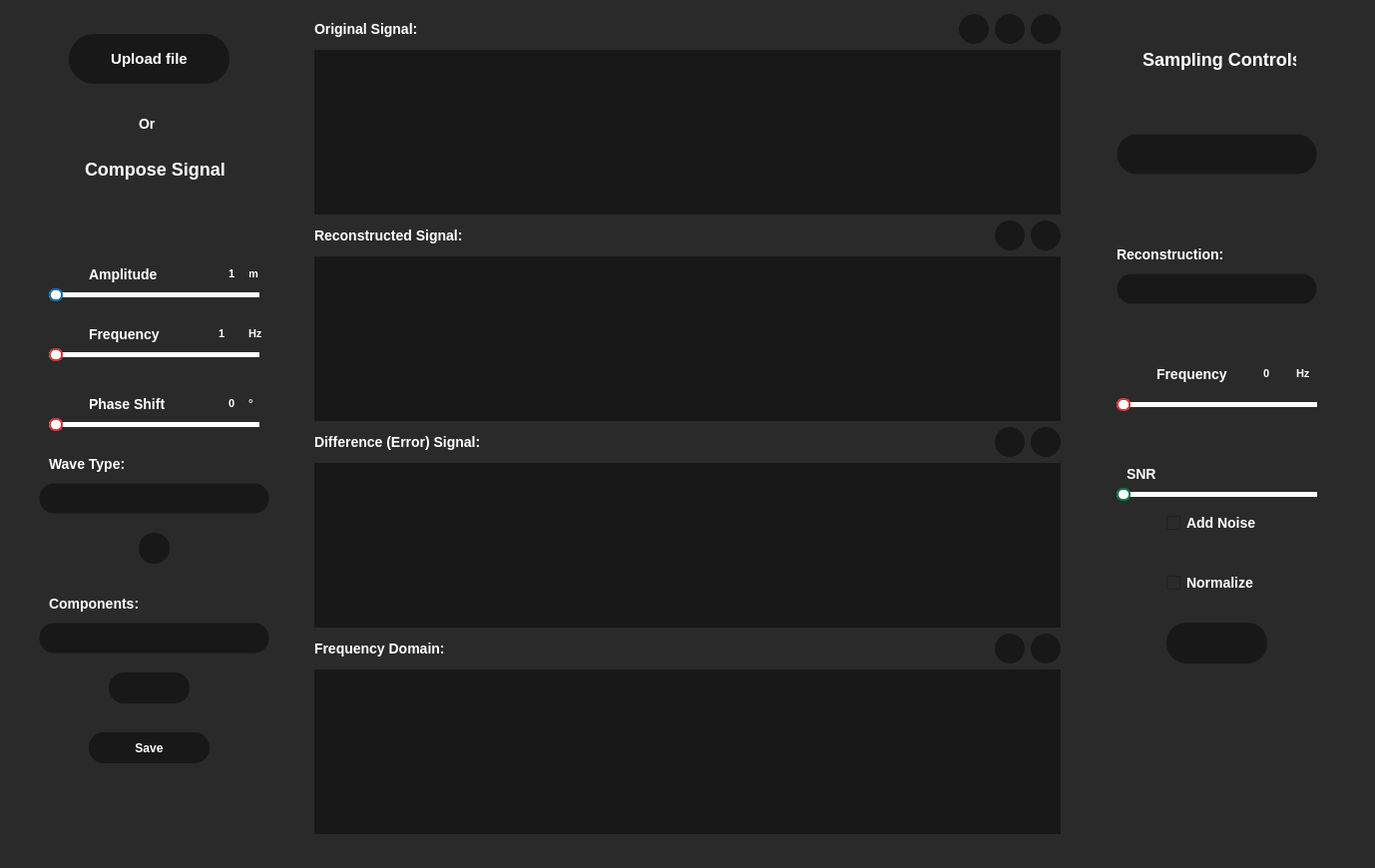
<?xml version="1.0" encoding="UTF-8"?>
<ui version="4.0">
 <class>MainWindow</class>
 <widget class="QMainWindow" name="MainWindow">
  <property name="geometry">
   <rect>
    <x>0</x>
    <y>0</y>
    <width>1378</width>
    <height>870</height>
   </rect>
  </property>
  <property name="minimumSize">
   <size>
    <width>1256</width>
    <height>870</height>
   </size>
  </property>
  <property name="mouseTracking">
   <bool>false</bool>
  </property>
  <property name="windowTitle">
   <string>MainWindow</string>
  </property>
  <property name="windowIcon">
   <iconset>
    <normaloff>C:/Users/habib/.designer/backup/Deliverables/downloads.png</normaloff>C:/Users/habib/.designer/backup/Deliverables/downloads.png</iconset>
  </property>
  <property name="styleSheet">
   <string notr="true">
background-color: rgb(42, 42, 42);</string>
  </property>
  <property name="iconSize">
   <size>
    <width>20</width>
    <height>20</height>
   </size>
  </property>
  <widget class="QWidget" name="centralwidget">
   <layout class="QGridLayout" name="gridLayout_9">
    <item row="1" column="0">
     <layout class="QHBoxLayout" name="horizontalLayout">
      <item>
       <widget class="QWidget" name="compose" native="true">
        <property name="minimumSize">
         <size>
          <width>300</width>
          <height>0</height>
         </size>
        </property>
        <property name="styleSheet">
         <string notr="true"/>
        </property>
        <widget class="QPushButton" name="uploadButton">
         <property name="geometry">
          <rect>
           <x>60</x>
           <y>20</y>
           <width>161</width>
           <height>50</height>
          </rect>
         </property>
         <property name="minimumSize">
          <size>
           <width>150</width>
           <height>50</height>
          </size>
         </property>
         <property name="maximumSize">
          <size>
           <width>2000</width>
           <height>16777215</height>
          </size>
         </property>
         <property name="styleSheet">
          <string notr="true">color: rgb(255, 255, 255);
font-size: 15px;
background-color:rgb(24,24,24);
font-weight:800;
border: 1px;
border-radius: 25px;</string>
         </property>
         <property name="text">
          <string>Upload file</string>
         </property>
         <property name="icon">
          <iconset>
           <normaloff>Deliverables/upload.png</normaloff>Deliverables/upload.png</iconset>
         </property>
         <property name="iconSize">
          <size>
           <width>20</width>
           <height>20</height>
          </size>
         </property>
        </widget>
        <widget class="QLabel" name="label">
         <property name="geometry">
          <rect>
           <x>130</x>
           <y>100</y>
           <width>21</width>
           <height>20</height>
          </rect>
         </property>
         <property name="styleSheet">
          <string notr="true">color:white;
font-size: 14px;
font-weight:600;</string>
         </property>
         <property name="text">
          <string>Or </string>
         </property>
        </widget>
        <widget class="QLabel" name="composeSignal">
         <property name="geometry">
          <rect>
           <x>70</x>
           <y>140</y>
           <width>151</width>
           <height>31</height>
          </rect>
         </property>
         <property name="styleSheet">
          <string notr="true">border: 1px solid transparent;
color:white;
font-size: 18px;
font-weight: 800</string>
         </property>
         <property name="text">
          <string>Compose Signal</string>
         </property>
        </widget>
        <widget class="QSlider" name="frequencyCombobox_3">
         <property name="geometry">
          <rect>
           <x>40</x>
           <y>330</y>
           <width>211</width>
           <height>22</height>
          </rect>
         </property>
         <property name="styleSheet">
          <string notr="true">QSlider {
    border: none;
}
QSlider::groove:horizontal {
    height: 5px;
    background: white;  
    border-radius: 3px;    
}

QSlider::handle:horizontal {
    background: #ffffff;  
    border: 2px solid #cc3c3c;
    width: 10px;
    height: 10px;
    border-radius: 6px;    
    margin: -4px 0;       
}
</string>
         </property>
         <property name="orientation">
          <enum>Qt::Horizontal</enum>
         </property>
        </widget>
        <widget class="QSlider" name="amplitudeCombobox_3">
         <property name="geometry">
          <rect>
           <x>40</x>
           <y>270</y>
           <width>211</width>
           <height>22</height>
          </rect>
         </property>
         <property name="styleSheet">
          <string notr="true">QSlider {
    border: none;
}
QSlider::groove:horizontal {
    height: 5px;
    background: white;  
    border-radius: 3px;   
}

QSlider::handle:horizontal {
    background: #ffffff;  
    border: 2px solid #1e6e9e;
    width: 10px;
    height: 10px;
    border-radius: 6px;    
    margin: -4px 0;       
}
</string>
         </property>
         <property name="orientation">
          <enum>Qt::Horizontal</enum>
         </property>
        </widget>
        <widget class="QLabel" name="ampLabel_3">
         <property name="geometry">
          <rect>
           <x>80</x>
           <y>250</y>
           <width>81</width>
           <height>21</height>
          </rect>
         </property>
         <property name="styleSheet">
          <string notr="true">color:white;
font-size: 14px;
font-weight:600;
border-color: transparent;</string>
         </property>
         <property name="text">
          <string>Amplitude</string>
         </property>
        </widget>
        <widget class="QPushButton" name="pushButton_2">
         <property name="geometry">
          <rect>
           <x>130</x>
           <y>520</y>
           <width>31</width>
           <height>31</height>
          </rect>
         </property>
         <property name="styleSheet">
          <string notr="true">background-color: rgb(24, 24, 24);
color: rgb(255, 255, 255);
border: 1px;
border-radius: 15px;
font-weight:800;</string>
         </property>
         <property name="text">
          <string/>
         </property>
         <property name="icon">
          <iconset>
           <normaloff>Deliverables/add.png</normaloff>Deliverables/add.png</iconset>
         </property>
         <property name="iconSize">
          <size>
           <width>26</width>
           <height>26</height>
          </size>
         </property>
        </widget>
        <widget class="QLabel" name="hz_3">
         <property name="geometry">
          <rect>
           <x>240</x>
           <y>310</y>
           <width>21</width>
           <height>21</height>
          </rect>
         </property>
         <property name="styleSheet">
          <string notr="true">color:white;
font-size: 11px;
font-weight:800;
border-color: transparent;</string>
         </property>
         <property name="text">
          <string>Hz</string>
         </property>
        </widget>
        <widget class="QLabel" name="label_8">
         <property name="geometry">
          <rect>
           <x>240</x>
           <y>250</y>
           <width>21</width>
           <height>21</height>
          </rect>
         </property>
         <property name="styleSheet">
          <string notr="true">color:white;
font-size: 11px;
font-weight:800;
border-color: transparent;</string>
         </property>
         <property name="text">
          <string>m</string>
         </property>
        </widget>
        <widget class="QLabel" name="iconFreq_3">
         <property name="geometry">
          <rect>
           <x>40</x>
           <y>310</y>
           <width>31</width>
           <height>21</height>
          </rect>
         </property>
         <property name="styleSheet">
          <string notr="true">border-color: transparent;</string>
         </property>
         <property name="text">
          <string/>
         </property>
         <property name="pixmap">
          <pixmap>Deliverables/pulse.png</pixmap>
         </property>
        </widget>
        <widget class="QLabel" name="frequencyLabel_3">
         <property name="geometry">
          <rect>
           <x>80</x>
           <y>310</y>
           <width>81</width>
           <height>21</height>
          </rect>
         </property>
         <property name="styleSheet">
          <string notr="true">color:white;
font-size: 14px;
font-weight:500;
border-color: transparent;</string>
         </property>
         <property name="text">
          <string>Frequency</string>
         </property>
        </widget>
        <widget class="QLabel" name="ampQuantity_3">
         <property name="geometry">
          <rect>
           <x>220</x>
           <y>250</y>
           <width>21</width>
           <height>21</height>
          </rect>
         </property>
         <property name="styleSheet">
          <string notr="true">color:white;
font-size: 11px;
font-weight:800;
border-color: transparent;</string>
         </property>
         <property name="text">
          <string>1</string>
         </property>
        </widget>
        <widget class="QLabel" name="frequencyQuantity_3">
         <property name="geometry">
          <rect>
           <x>210</x>
           <y>310</y>
           <width>21</width>
           <height>21</height>
          </rect>
         </property>
         <property name="styleSheet">
          <string notr="true">color:white;
font-size: 11px;
font-weight:800;
border-color:transparent;</string>
         </property>
         <property name="text">
          <string>1</string>
         </property>
        </widget>
        <widget class="QLabel" name="iconAmp_3">
         <property name="geometry">
          <rect>
           <x>40</x>
           <y>240</y>
           <width>31</width>
           <height>41</height>
          </rect>
         </property>
         <property name="styleSheet">
          <string notr="true">background-color:transparent;
border-color:transparent;</string>
         </property>
         <property name="text">
          <string/>
         </property>
         <property name="pixmap">
          <pixmap>Deliverables/Amplitude.png</pixmap>
         </property>
        </widget>
        <widget class="QLabel" name="phaseQuantity">
         <property name="geometry">
          <rect>
           <x>220</x>
           <y>380</y>
           <width>21</width>
           <height>21</height>
          </rect>
         </property>
         <property name="styleSheet">
          <string notr="true">color:white;
font-size: 11px;
font-weight:800;
border-color:transparent;</string>
         </property>
         <property name="text">
          <string>0</string>
         </property>
        </widget>
        <widget class="QLabel" name="phaseLabel">
         <property name="geometry">
          <rect>
           <x>80</x>
           <y>380</y>
           <width>81</width>
           <height>21</height>
          </rect>
         </property>
         <property name="styleSheet">
          <string notr="true">color:white;
font-size: 14px;
font-weight:500;
border-color: transparent;</string>
         </property>
         <property name="text">
          <string>Phase Shift</string>
         </property>
        </widget>
        <widget class="QSlider" name="phaseSlider">
         <property name="geometry">
          <rect>
           <x>40</x>
           <y>400</y>
           <width>211</width>
           <height>22</height>
          </rect>
         </property>
         <property name="styleSheet">
          <string notr="true">QSlider {
    border: none;
}
QSlider::groove:horizontal {
    height: 5px;
    background: white;  
    border-radius: 3px;    
}

QSlider::handle:horizontal {
    background: #ffffff;  
    border: 2px solid #cc3c3c;
    width: 10px;
    height: 10px;
    border-radius: 6px;    
    margin: -4px 0;       
}
</string>
         </property>
         <property name="orientation">
          <enum>Qt::Horizontal</enum>
         </property>
        </widget>
        <widget class="QLabel" name="degree">
         <property name="geometry">
          <rect>
           <x>240</x>
           <y>380</y>
           <width>21</width>
           <height>21</height>
          </rect>
         </property>
         <property name="styleSheet">
          <string notr="true">color:white;
font-size: 11px;
font-weight:800;
border-color: transparent;</string>
         </property>
         <property name="text">
          <string>°</string>
         </property>
        </widget>
        <widget class="QLabel" name="iconPhase">
         <property name="geometry">
          <rect>
           <x>50</x>
           <y>380</y>
           <width>31</width>
           <height>21</height>
          </rect>
         </property>
         <property name="styleSheet">
          <string notr="true">border-color: transparent;</string>
         </property>
         <property name="text">
          <string/>
         </property>
         <property name="pixmap">
          <pixmap>Deliverables/phase.png</pixmap>
         </property>
        </widget>
        <widget class="QLabel" name="waveType">
         <property name="geometry">
          <rect>
           <x>40</x>
           <y>440</y>
           <width>101</width>
           <height>21</height>
          </rect>
         </property>
         <property name="styleSheet">
          <string notr="true">color:white;
font-size: 14px;
font-weight:500;
border-color: transparent;</string>
         </property>
         <property name="text">
          <string>Wave Type:</string>
         </property>
        </widget>
        <widget class="QComboBox" name="waveCompobox">
         <property name="geometry">
          <rect>
           <x>30</x>
           <y>470</y>
           <width>231</width>
           <height>31</height>
          </rect>
         </property>
         <property name="styleSheet">
          <string notr="true">QComboBox {
                color: rgb(255, 255, 255);
                font-size: 18px;
                background-color: rgb(24, 24, 24);
                padding-left: 15px;
                border: 1px solid transparent;
                border-radius: 15px; /* Rounded corners */
            }
            
            QComboBox QAbstractItemView {
                background-color: #444444;    /* Dropdown list background */
                color: #ffffff;               /* Dropdown list text color */
                selection-background-color: #555555;  /* Highlight background */
                selection-color: #FF5757;     /* Highlighted text color */
            }

            /* Remove the default arrow */
            QComboBox::drop-down {
                margin-right: 10px;
                border-top-right-radius: 15px; /* Apply radius to the top-right */
                border-bottom-right-radius: 15px; /* Apply radius to the bottom-right */
            }

            /* Customize the arrow (triangle) */
            QComboBox::down-arrow {
                image: url(Deliverables/down-arrow.png); /* Optional: use a custom image for the arrow */
                width: 10px;
                height: 10px;
                margin-right: 10px; /* Moves the arrow more to the right */
            }</string>
         </property>
        </widget>
        <widget class="QPushButton" name="pushButton">
         <property name="geometry">
          <rect>
           <x>100</x>
           <y>660</y>
           <width>81</width>
           <height>31</height>
          </rect>
         </property>
         <property name="styleSheet">
          <string notr="true">background-color: rgb(24, 24, 24);
color: rgb(255, 255, 255);
border: 1px;
border-radius: 15px;
font-weight:800;</string>
         </property>
         <property name="text">
          <string/>
         </property>
         <property name="icon">
          <iconset>
           <normaloff>Deliverables/bin.png</normaloff>Deliverables/bin.png</iconset>
         </property>
         <property name="iconSize">
          <size>
           <width>14</width>
           <height>14</height>
          </size>
         </property>
        </widget>
        <widget class="QComboBox" name="reconstructionComboBox_3">
         <property name="geometry">
          <rect>
           <x>30</x>
           <y>610</y>
           <width>231</width>
           <height>31</height>
          </rect>
         </property>
         <property name="styleSheet">
          <string notr="true">QComboBox {
                color: rgb(255, 255, 255);
                font-size: 18px;
                background-color: rgb(24, 24, 24);
                padding-left: 15px;
                border: 1px solid transparent;
                border-radius: 15px; /* Rounded corners */
            }
            
            QComboBox QAbstractItemView {
                background-color: #444444;    /* Dropdown list background */
                color: #ffffff;               /* Dropdown list text color */
                selection-background-color: #555555;  /* Highlight background */
                selection-color: #FF5757;     /* Highlighted text color */
            }

            /* Remove the default arrow */
            QComboBox::drop-down {
                margin-right: 10px;
                border-top-right-radius: 15px; /* Apply radius to the top-right */
                border-bottom-right-radius: 15px; /* Apply radius to the bottom-right */
            }

            /* Customize the arrow (triangle) */
            QComboBox::down-arrow {
                image: url(Deliverables/down-arrow.png); /* Optional: use a custom image for the arrow */
                width: 10px;
                height: 10px;
                margin-right: 10px; /* Moves the arrow more to the right */
            }</string>
         </property>
        </widget>
        <widget class="QLabel" name="componentLabel">
         <property name="geometry">
          <rect>
           <x>40</x>
           <y>580</y>
           <width>101</width>
           <height>21</height>
          </rect>
         </property>
         <property name="styleSheet">
          <string notr="true">color:white;
font-size: 14px;
font-weight:500;
border-color: transparent;</string>
         </property>
         <property name="text">
          <string>Components:</string>
         </property>
        </widget>
        <widget class="QPushButton" name="pushButton_3">
         <property name="geometry">
          <rect>
           <x>80</x>
           <y>720</y>
           <width>121</width>
           <height>31</height>
          </rect>
         </property>
         <property name="styleSheet">
          <string notr="true">background-color: rgb(24, 24, 24);
color: rgb(255, 255, 255);
border: 1px;
border-radius: 15px;
font-weight:800;</string>
         </property>
         <property name="text">
          <string>Save</string>
         </property>
         <property name="iconSize">
          <size>
           <width>14</width>
           <height>14</height>
          </size>
         </property>
        </widget>
       </widget>
      </item>
      <item>
       <layout class="QVBoxLayout" name="verticalLayout"/>
      </item>
      <item>
       <layout class="QVBoxLayout" name="verticalLayout_5">
        <item>
         <layout class="QHBoxLayout" name="horizontalLayout_4">
          <item>
           <widget class="QLabel" name="originalLabel">
            <property name="minimumSize">
             <size>
              <width>110</width>
              <height>0</height>
             </size>
            </property>
            <property name="styleSheet">
             <string notr="true">color:white;
font-size: 14px;
font-weight:600;</string>
            </property>
            <property name="text">
             <string>Original Signal:</string>
            </property>
           </widget>
          </item>
          <item>
           <spacer name="horizontalSpacer">
            <property name="orientation">
             <enum>Qt::Horizontal</enum>
            </property>
            <property name="sizeHint" stdset="0">
             <size>
              <width>40</width>
              <height>20</height>
             </size>
            </property>
           </spacer>
          </item>
          <item>
           <widget class="QPushButton" name="zoomIn1">
            <property name="minimumSize">
             <size>
              <width>30</width>
              <height>30</height>
             </size>
            </property>
            <property name="maximumSize">
             <size>
              <width>30</width>
              <height>30</height>
             </size>
            </property>
            <property name="styleSheet">
             <string notr="true">background-color: rgb(24, 24, 24);
color: rgb(255, 255, 255);
border: 1px;
border-radius: 15px;
font-weight:800;</string>
            </property>
            <property name="text">
             <string/>
            </property>
            <property name="icon">
             <iconset>
              <normaloff>Deliverables/zoom-in (1).png</normaloff>Deliverables/zoom-in (1).png</iconset>
            </property>
            <property name="iconSize">
             <size>
              <width>20</width>
              <height>20</height>
             </size>
            </property>
           </widget>
          </item>
          <item>
           <widget class="QPushButton" name="zoomOut1">
            <property name="minimumSize">
             <size>
              <width>30</width>
              <height>30</height>
             </size>
            </property>
            <property name="maximumSize">
             <size>
              <width>30</width>
              <height>30</height>
             </size>
            </property>
            <property name="styleSheet">
             <string notr="true">background-color: rgb(24, 24, 24);
color: rgb(255, 255, 255);
border: 1px;
border-radius: 15px;
font-weight:800;</string>
            </property>
            <property name="text">
             <string/>
            </property>
            <property name="icon">
             <iconset>
              <normaloff>Deliverables/zoom-out (1).png</normaloff>Deliverables/zoom-out (1).png</iconset>
            </property>
            <property name="iconSize">
             <size>
              <width>20</width>
              <height>20</height>
             </size>
            </property>
           </widget>
          </item>
          <item>
           <widget class="QPushButton" name="bin1">
            <property name="minimumSize">
             <size>
              <width>30</width>
              <height>30</height>
             </size>
            </property>
            <property name="maximumSize">
             <size>
              <width>30</width>
              <height>30</height>
             </size>
            </property>
            <property name="styleSheet">
             <string notr="true">background-color: rgb(24, 24, 24);
color: rgb(255, 255, 255);
border: 1px;
border-radius: 15px;
font-weight:800;</string>
            </property>
            <property name="text">
             <string/>
            </property>
            <property name="icon">
             <iconset>
              <normaloff>Deliverables/bin.png</normaloff>Deliverables/bin.png</iconset>
            </property>
            <property name="iconSize">
             <size>
              <width>14</width>
              <height>14</height>
             </size>
            </property>
           </widget>
          </item>
         </layout>
        </item>
        <item>
         <layout class="QVBoxLayout" name="verticalLayout_11">
          <item>
           <widget class="QWidget" name="originalWindow" native="true">
            <property name="minimumSize">
             <size>
              <width>500</width>
              <height>140</height>
             </size>
            </property>
            <property name="styleSheet">
             <string notr="true">background-color: rgb(24, 24, 24);</string>
            </property>
           </widget>
          </item>
         </layout>
        </item>
        <item>
         <layout class="QHBoxLayout" name="horizontalLayout_5">
          <item>
           <widget class="QLabel" name="reconstructedLabel">
            <property name="minimumSize">
             <size>
              <width>110</width>
              <height>0</height>
             </size>
            </property>
            <property name="styleSheet">
             <string notr="true">color:white;
font-size: 14px;
font-weight:600;</string>
            </property>
            <property name="text">
             <string>Reconstructed Signal:</string>
            </property>
           </widget>
          </item>
          <item>
           <spacer name="horizontalSpacer_3">
            <property name="orientation">
             <enum>Qt::Horizontal</enum>
            </property>
            <property name="sizeHint" stdset="0">
             <size>
              <width>40</width>
              <height>20</height>
             </size>
            </property>
           </spacer>
          </item>
          <item>
           <widget class="QPushButton" name="zoomIn2">
            <property name="minimumSize">
             <size>
              <width>30</width>
              <height>30</height>
             </size>
            </property>
            <property name="maximumSize">
             <size>
              <width>30</width>
              <height>30</height>
             </size>
            </property>
            <property name="styleSheet">
             <string notr="true">background-color: rgb(24, 24, 24);
color: rgb(255, 255, 255);
border: 1px;
border-radius: 15px;
font-weight:800;</string>
            </property>
            <property name="text">
             <string/>
            </property>
            <property name="icon">
             <iconset>
              <normaloff>Deliverables/zoom-in (1).png</normaloff>Deliverables/zoom-in (1).png</iconset>
            </property>
            <property name="iconSize">
             <size>
              <width>20</width>
              <height>20</height>
             </size>
            </property>
           </widget>
          </item>
          <item>
           <widget class="QPushButton" name="zoomOut2">
            <property name="minimumSize">
             <size>
              <width>30</width>
              <height>30</height>
             </size>
            </property>
            <property name="maximumSize">
             <size>
              <width>30</width>
              <height>30</height>
             </size>
            </property>
            <property name="styleSheet">
             <string notr="true">background-color: rgb(24, 24, 24);
color: rgb(255, 255, 255);
border: 1px;
border-radius: 15px;
font-weight:800;</string>
            </property>
            <property name="text">
             <string/>
            </property>
            <property name="icon">
             <iconset>
              <normaloff>Deliverables/zoom-out (1).png</normaloff>Deliverables/zoom-out (1).png</iconset>
            </property>
            <property name="iconSize">
             <size>
              <width>20</width>
              <height>20</height>
             </size>
            </property>
           </widget>
          </item>
         </layout>
        </item>
        <item>
         <layout class="QVBoxLayout" name="verticalLayout_10">
          <item>
           <widget class="QWidget" name="reconstructedWindow" native="true">
            <property name="minimumSize">
             <size>
              <width>0</width>
              <height>140</height>
             </size>
            </property>
            <property name="styleSheet">
             <string notr="true">background-color: rgb(24, 24, 24);</string>
            </property>
           </widget>
          </item>
         </layout>
        </item>
        <item>
         <layout class="QHBoxLayout" name="horizontalLayout_6">
          <item>
           <widget class="QLabel" name="differenceLabel">
            <property name="minimumSize">
             <size>
              <width>120</width>
              <height>0</height>
             </size>
            </property>
            <property name="styleSheet">
             <string notr="true">color:white;
font-size: 14px;
font-weight:600;</string>
            </property>
            <property name="text">
             <string>Difference (Error) Signal:</string>
            </property>
           </widget>
          </item>
          <item>
           <spacer name="horizontalSpacer_4">
            <property name="orientation">
             <enum>Qt::Horizontal</enum>
            </property>
            <property name="sizeHint" stdset="0">
             <size>
              <width>40</width>
              <height>20</height>
             </size>
            </property>
           </spacer>
          </item>
          <item>
           <widget class="QPushButton" name="zoomIn3">
            <property name="minimumSize">
             <size>
              <width>30</width>
              <height>30</height>
             </size>
            </property>
            <property name="maximumSize">
             <size>
              <width>30</width>
              <height>30</height>
             </size>
            </property>
            <property name="styleSheet">
             <string notr="true">background-color: rgb(24, 24, 24);
color: rgb(255, 255, 255);
border: 1px;
border-radius: 15px;
font-weight:800;</string>
            </property>
            <property name="text">
             <string/>
            </property>
            <property name="icon">
             <iconset>
              <normaloff>Deliverables/zoom-in (1).png</normaloff>Deliverables/zoom-in (1).png</iconset>
            </property>
            <property name="iconSize">
             <size>
              <width>20</width>
              <height>20</height>
             </size>
            </property>
           </widget>
          </item>
          <item>
           <widget class="QPushButton" name="zoomOut3">
            <property name="minimumSize">
             <size>
              <width>30</width>
              <height>30</height>
             </size>
            </property>
            <property name="maximumSize">
             <size>
              <width>30</width>
              <height>30</height>
             </size>
            </property>
            <property name="styleSheet">
             <string notr="true">background-color: rgb(24, 24, 24);
color: rgb(255, 255, 255);
border: 1px;
border-radius: 15px;
font-weight:800;</string>
            </property>
            <property name="text">
             <string/>
            </property>
            <property name="icon">
             <iconset>
              <normaloff>Deliverables/zoom-out (1).png</normaloff>Deliverables/zoom-out (1).png</iconset>
            </property>
            <property name="iconSize">
             <size>
              <width>20</width>
              <height>20</height>
             </size>
            </property>
           </widget>
          </item>
         </layout>
        </item>
        <item>
         <layout class="QVBoxLayout" name="verticalLayout_8">
          <item>
           <widget class="QWidget" name="differenceWindow" native="true">
            <property name="minimumSize">
             <size>
              <width>0</width>
              <height>140</height>
             </size>
            </property>
            <property name="styleSheet">
             <string notr="true">background-color: rgb(24, 24, 24);</string>
            </property>
           </widget>
          </item>
         </layout>
        </item>
        <item>
         <layout class="QHBoxLayout" name="horizontalLayout_7">
          <item>
           <widget class="QLabel" name="frequencyDomain">
            <property name="minimumSize">
             <size>
              <width>110</width>
              <height>0</height>
             </size>
            </property>
            <property name="styleSheet">
             <string notr="true">color:white;
font-size: 14px;
font-weight:600;</string>
            </property>
            <property name="text">
             <string>Frequency Domain:</string>
            </property>
           </widget>
          </item>
          <item>
           <spacer name="horizontalSpacer_5">
            <property name="orientation">
             <enum>Qt::Horizontal</enum>
            </property>
            <property name="sizeHint" stdset="0">
             <size>
              <width>40</width>
              <height>20</height>
             </size>
            </property>
           </spacer>
          </item>
          <item>
           <widget class="QPushButton" name="zoomIn4">
            <property name="minimumSize">
             <size>
              <width>30</width>
              <height>30</height>
             </size>
            </property>
            <property name="maximumSize">
             <size>
              <width>30</width>
              <height>30</height>
             </size>
            </property>
            <property name="styleSheet">
             <string notr="true">background-color: rgb(24, 24, 24);
color: rgb(255, 255, 255);
border: 1px;
border-radius: 15px;
font-weight:800;</string>
            </property>
            <property name="text">
             <string/>
            </property>
            <property name="icon">
             <iconset>
              <normaloff>Deliverables/zoom-in (1).png</normaloff>Deliverables/zoom-in (1).png</iconset>
            </property>
            <property name="iconSize">
             <size>
              <width>20</width>
              <height>20</height>
             </size>
            </property>
           </widget>
          </item>
          <item>
           <widget class="QPushButton" name="zoomOut4">
            <property name="minimumSize">
             <size>
              <width>30</width>
              <height>30</height>
             </size>
            </property>
            <property name="maximumSize">
             <size>
              <width>30</width>
              <height>30</height>
             </size>
            </property>
            <property name="styleSheet">
             <string notr="true">background-color: rgb(24, 24, 24);
color: rgb(255, 255, 255);
border: 1px;
border-radius: 15px;
font-weight:800;</string>
            </property>
            <property name="text">
             <string/>
            </property>
            <property name="icon">
             <iconset>
              <normaloff>Deliverables/zoom-out (1).png</normaloff>Deliverables/zoom-out (1).png</iconset>
            </property>
            <property name="iconSize">
             <size>
              <width>20</width>
              <height>20</height>
             </size>
            </property>
           </widget>
          </item>
         </layout>
        </item>
        <item>
         <layout class="QVBoxLayout" name="verticalLayout_9">
          <item>
           <widget class="QWidget" name="frequencyWindow" native="true">
            <property name="minimumSize">
             <size>
              <width>0</width>
              <height>140</height>
             </size>
            </property>
            <property name="styleSheet">
             <string notr="true">background-color: rgb(24, 24, 24);</string>
            </property>
           </widget>
          </item>
         </layout>
        </item>
        <item>
         <spacer name="verticalSpacer_6">
          <property name="orientation">
           <enum>Qt::Vertical</enum>
          </property>
          <property name="sizeType">
           <enum>QSizePolicy::Fixed</enum>
          </property>
          <property name="sizeHint" stdset="0">
           <size>
            <width>20</width>
            <height>20</height>
           </size>
          </property>
         </spacer>
        </item>
       </layout>
      </item>
     </layout>
    </item>
    <item row="2" column="0">
     <spacer name="verticalSpacer_2">
      <property name="orientation">
       <enum>Qt::Vertical</enum>
      </property>
      <property name="sizeType">
       <enum>QSizePolicy::Fixed</enum>
      </property>
      <property name="sizeHint" stdset="0">
       <size>
        <width>20</width>
        <height>5</height>
       </size>
      </property>
     </spacer>
    </item>
    <item row="1" column="1">
     <layout class="QVBoxLayout" name="verticalLayout_2">
      <item>
       <layout class="QVBoxLayout" name="verticalLayout_3">
        <item>
         <widget class="QWidget" name="controlWidget" native="true">
          <property name="minimumSize">
           <size>
            <width>300</width>
            <height>0</height>
           </size>
          </property>
          <property name="maximumSize">
           <size>
            <width>350</width>
            <height>16777215</height>
           </size>
          </property>
          <property name="styleSheet">
           <string notr="true"/>
          </property>
          <widget class="QLabel" name="sampleControls">
           <property name="geometry">
            <rect>
             <x>70</x>
             <y>30</y>
             <width>161</width>
             <height>31</height>
            </rect>
           </property>
           <property name="styleSheet">
            <string notr="true">border: 1px solid transparent;
color:white;
font-size: 18px;
font-weight: 800</string>
           </property>
           <property name="text">
            <string>Sampling Controls</string>
           </property>
          </widget>
          <widget class="QLabel" name="iconFreq">
           <property name="geometry">
            <rect>
             <x>50</x>
             <y>350</y>
             <width>31</width>
             <height>21</height>
            </rect>
           </property>
           <property name="styleSheet">
            <string notr="true">border-color: transparent;</string>
           </property>
           <property name="text">
            <string/>
           </property>
           <property name="pixmap">
            <pixmap>Deliverables/pulse.png</pixmap>
           </property>
          </widget>
          <widget class="QLabel" name="frequencyLabel">
           <property name="geometry">
            <rect>
             <x>90</x>
             <y>350</y>
             <width>81</width>
             <height>21</height>
            </rect>
           </property>
           <property name="styleSheet">
            <string notr="true">color:white;
font-size: 14px;
font-weight:500;
border-color: transparent;</string>
           </property>
           <property name="text">
            <string>Frequency</string>
           </property>
          </widget>
          <widget class="QSlider" name="frequencyCombobox">
           <property name="geometry">
            <rect>
             <x>50</x>
             <y>380</y>
             <width>201</width>
             <height>22</height>
            </rect>
           </property>
           <property name="styleSheet">
            <string notr="true">QSlider {
    border: none;
}
QSlider::groove:horizontal {
    height: 5px;
    background: white;  
    border-radius: 3px;    
}

QSlider::handle:horizontal {
    background: #ffffff;  
    border: 2px solid #cc3c3c;
    width: 10px;
    height: 10px;
    border-radius: 6px;    
    margin: -4px 0;       
}
</string>
           </property>
           <property name="orientation">
            <enum>Qt::Horizontal</enum>
           </property>
          </widget>
          <widget class="QLabel" name="frequencyQuantity">
           <property name="geometry">
            <rect>
             <x>197</x>
             <y>350</y>
             <width>35</width>
             <height>21</height>
            </rect>
           </property>
           <property name="styleSheet">
            <string notr="true">color:white;
font-size: 11px;
font-weight:800;
border-color:transparent;</string>
           </property>
           <property name="text">
            <string>0</string>
           </property>
          </widget>
          <widget class="QLabel" name="hz">
           <property name="geometry">
            <rect>
             <x>230</x>
             <y>350</y>
             <width>21</width>
             <height>21</height>
            </rect>
           </property>
           <property name="styleSheet">
            <string notr="true">color:white;
font-size: 11px;
font-weight:800;
border-color: transparent;</string>
           </property>
           <property name="text">
            <string>Hz</string>
           </property>
          </widget>
          <widget class="QLabel" name="snrLabel">
           <property name="geometry">
            <rect>
             <x>60</x>
             <y>450</y>
             <width>41</width>
             <height>21</height>
            </rect>
           </property>
           <property name="styleSheet">
            <string notr="true">color:white;
font-size: 14px;
font-weight:500;
border-color: transparent;</string>
           </property>
           <property name="text">
            <string>SNR</string>
           </property>
          </widget>
          <widget class="QSlider" name="snr">
           <property name="geometry">
            <rect>
             <x>50</x>
             <y>470</y>
             <width>201</width>
             <height>22</height>
            </rect>
           </property>
           <property name="styleSheet">
            <string notr="true">QSlider {
    border: none;
}
QSlider::groove:horizontal {
    height: 5px;
    background: white;  
    border-radius: 3px;    
}

QSlider::handle:horizontal {
    background: #ffffff;  
    border: 2px solid #0c7743;
    width: 10px;
    height: 10px;
    border-radius: 6px;    
    margin: -4px 0;       
}
</string>
           </property>
           <property name="orientation">
            <enum>Qt::Horizontal</enum>
           </property>
          </widget>
          <widget class="QCheckBox" name="normalize">
           <property name="geometry">
            <rect>
             <x>100</x>
             <y>560</y>
             <width>101</width>
             <height>20</height>
            </rect>
           </property>
           <property name="styleSheet">
            <string notr="true">color: rgb(255, 255, 255);
font-size:14px;
font-weight:500;
border-color:transparent;</string>
           </property>
           <property name="text">
            <string>Normalize</string>
           </property>
          </widget>
          <widget class="QComboBox" name="signalComboBox">
           <property name="geometry">
            <rect>
             <x>50</x>
             <y>120</y>
             <width>201</width>
             <height>41</height>
            </rect>
           </property>
           <property name="styleSheet">
            <string notr="true">QComboBox {
                color: rgb(255, 255, 255);
                font-size: 18px;
                background-color: rgb(24, 24, 24);
                padding-left: 15px;
                border: 1px solid transparent;
                border-radius: 20px; /* Rounded corners */
            }
            
            QComboBox QAbstractItemView {
                background-color: #444444;    /* Dropdown list background */
                color: #ffffff;               /* Dropdown list text color */
                selection-background-color: #555555;  /* Highlight background */
                selection-color: #FF5757;     /* Highlighted text color */
            }

            /* Remove the default arrow */
            QComboBox::drop-down {
                margin-right: 10px;
                border-top-right-radius: 15px; /* Apply radius to the top-right */
                border-bottom-right-radius: 15px; /* Apply radius to the bottom-right */
            }

            /* Customize the arrow (triangle) */
            QComboBox::down-arrow {
                image: url(Deliverables/down-arrow.png); /* Optional: use a custom image for the arrow */
                width: 10px;
                height: 10px;
                margin-right: 10px; /* Moves the arrow more to the right */
            }</string>
           </property>
          </widget>
          <widget class="QPushButton" name="binButton">
           <property name="geometry">
            <rect>
             <x>100</x>
             <y>610</y>
             <width>101</width>
             <height>41</height>
            </rect>
           </property>
           <property name="styleSheet">
            <string notr="true">background-color: rgb(24, 24, 24);
color: rgb(255, 255, 255);
border: 1px;
border-radius: 20px;
font-weight:800;</string>
           </property>
           <property name="text">
            <string/>
           </property>
           <property name="icon">
            <iconset>
             <normaloff>Deliverables/bin.png</normaloff>Deliverables/bin.png</iconset>
           </property>
          </widget>
          <widget class="QComboBox" name="reconstructionComboBox">
           <property name="geometry">
            <rect>
             <x>50</x>
             <y>260</y>
             <width>201</width>
             <height>31</height>
            </rect>
           </property>
           <property name="styleSheet">
            <string notr="true">QComboBox {
                color: rgb(255, 255, 255);
                font-size: 18px;
                background-color: rgb(24, 24, 24);
                padding-left: 15px;
                border: 1px solid transparent;
                border-radius: 15px; /* Rounded corners */
            }
            
            QComboBox QAbstractItemView {
                background-color: #444444;    /* Dropdown list background */
                color: #ffffff;               /* Dropdown list text color */
                selection-background-color: #555555;  /* Highlight background */
                selection-color: #FF5757;     /* Highlighted text color */
            }

            /* Remove the default arrow */
            QComboBox::drop-down {
                margin-right: 10px;
                border-top-right-radius: 15px; /* Apply radius to the top-right */
                border-bottom-right-radius: 15px; /* Apply radius to the bottom-right */
            }

            /* Customize the arrow (triangle) */
            QComboBox::down-arrow {
                image: url(Deliverables/down-arrow.png); /* Optional: use a custom image for the arrow */
                width: 10px;
                height: 10px;
                margin-right: 10px; /* Moves the arrow more to the right */
            }</string>
           </property>
          </widget>
          <widget class="QLabel" name="reconstructionLabel">
           <property name="geometry">
            <rect>
             <x>50</x>
             <y>230</y>
             <width>191</width>
             <height>21</height>
            </rect>
           </property>
           <property name="styleSheet">
            <string notr="true">color:white;
font-size: 14px;
font-weight:600;
border-color: transparent;</string>
           </property>
           <property name="text">
            <string>Reconstruction:</string>
           </property>
          </widget>
          <widget class="QCheckBox" name="addNoise">
           <property name="geometry">
            <rect>
             <x>100</x>
             <y>500</y>
             <width>101</width>
             <height>20</height>
            </rect>
           </property>
           <property name="styleSheet">
            <string notr="true">color: rgb(255, 255, 255);
font-size:14px;
font-weight:500;
border-color:transparent;</string>
           </property>
           <property name="text">
            <string>Add Noise</string>
           </property>
          </widget>
          <widget class="QLabel" name="snrQuantity">
           <property name="geometry">
            <rect>
             <x>210</x>
             <y>450</y>
             <width>41</width>
             <height>21</height>
            </rect>
           </property>
           <property name="styleSheet">
            <string notr="true">color:white;
font-size: 11px;
font-weight:800;
border-color: transparent;</string>
           </property>
           <property name="text">
            <string/>
           </property>
          </widget>
         </widget>
        </item>
       </layout>
      </item>
     </layout>
    </item>
    <item row="0" column="0">
     <spacer name="verticalSpacer">
      <property name="orientation">
       <enum>Qt::Vertical</enum>
      </property>
      <property name="sizeType">
       <enum>QSizePolicy::Fixed</enum>
      </property>
      <property name="sizeHint" stdset="0">
       <size>
        <width>5</width>
        <height>5</height>
       </size>
      </property>
     </spacer>
    </item>
   </layout>
  </widget>
 </widget>
 <resources/>
 <connections/>
</ui>
